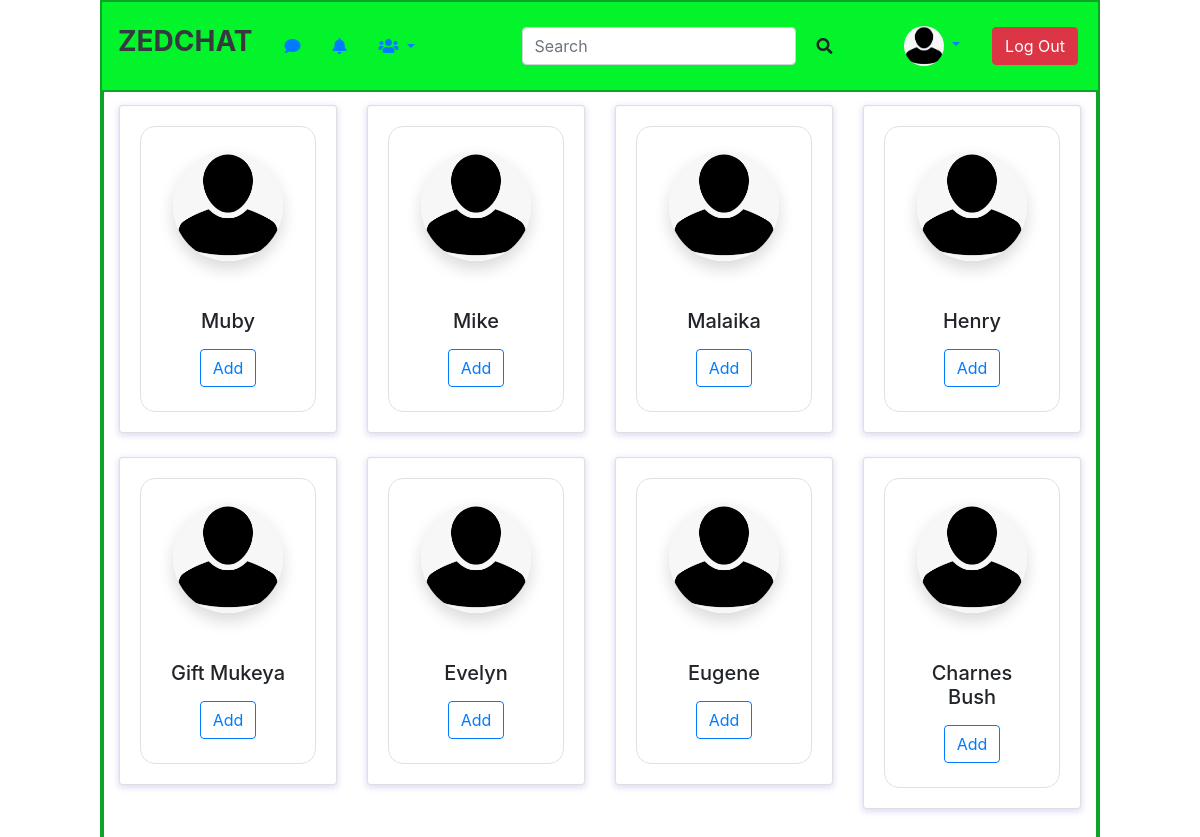
The page /Friends (signed in) on the database as committed earlier.
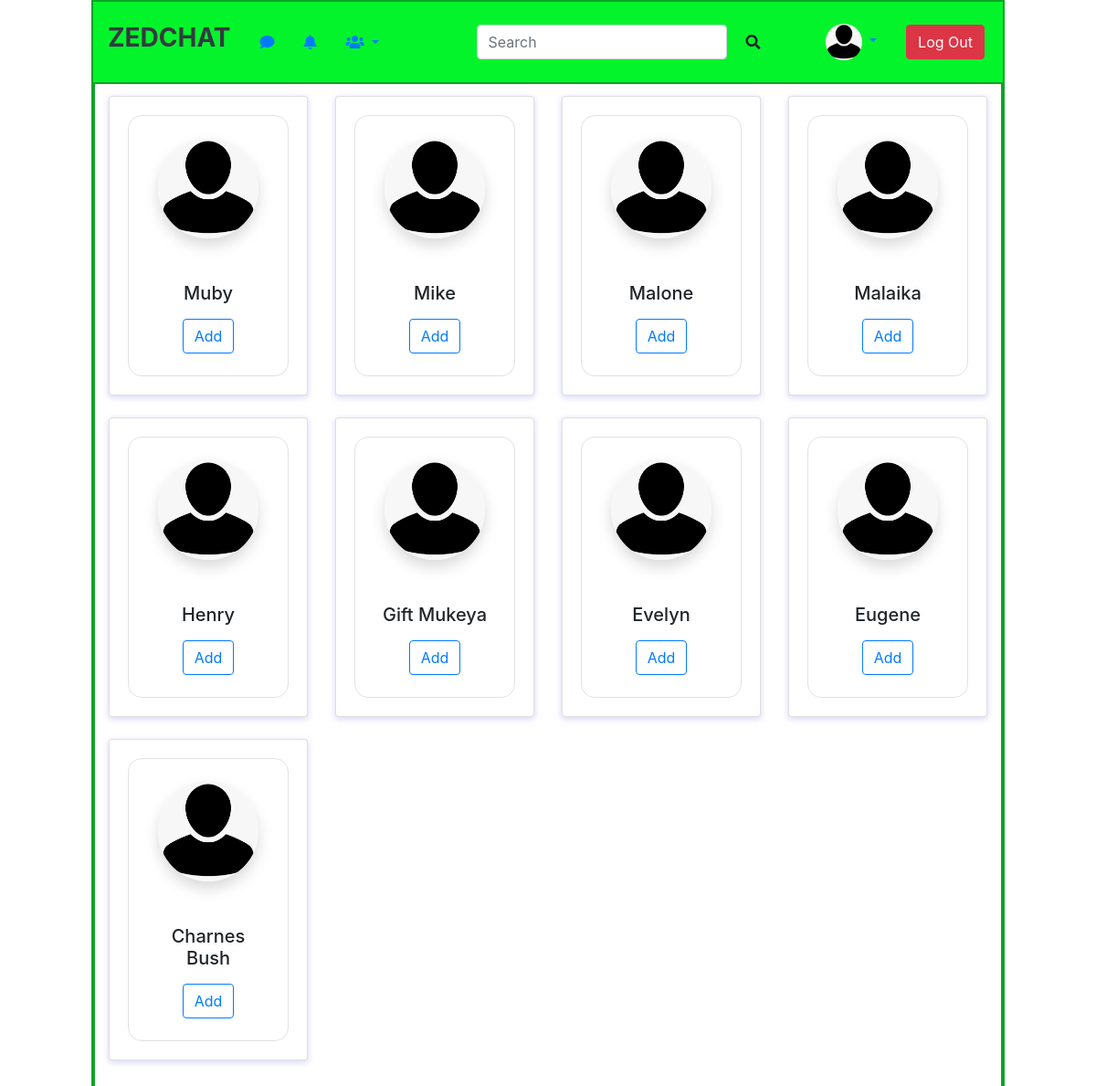
The same page on the database as committed later.
### tables this page shows
CREATE TABLE "Users" ("Id" INTEGER PRIMARY KEY AUTOINCREMENT UNIQUE, "Name"	TEXT, "Bio"	TEXT, "Email" TEXT UNIQUE, "password" TEXT);

### app.py (the view)
@app.route("/Friends")
@login_required
def friendspage():
    all_users = db.get_all_users_alphabetically()
    return render_template('friends.html', title = "Friends", all_users= all_users)

### app.py (called while the page is built)
@login_manager.user_loader
def load_user(user_id):
    return User.get(user_id)

    @classmethod
    def get(cls,id):
       return User(id)

### database.py (called while the page is built)
    def execute_return_query(self, query_text, *parameters):
      conn = sqlite3.connect(self.filename)
      cur = conn.cursor()
      cur.execute(query_text, parameters)
      column_names = []
      for column in cur.description:
       column_names.append(column[0])
      rows = cur.fetchall()
      dicts = []
      for row in rows:
        d = dict(zip(column_names, row))
        dicts.append(d)
        conn.close()
      return dicts

    def get_all_users_alphabetically(self):
        return self.execute_return_query("SELECT * FROM Users ORDER BY Name DESC;")

### templates/friends.html (shortened to what this page needs)
<!DOCTYPE html>
<html>
<head>
    <link rel="stylesheet" href="https://cdn.jsdelivr.net/npm/bootstrap@4.5.3/dist/css/bootstrap.min.css">
	<link rel="stylesheet" href="{{ url_for('static', filename='css/friends.css') }}">
    <link rel="stylesheet" type="text/css" href="{{ url_for('static', filename='css/links.css') }}">
</head>
<body>
    {% extends 'index.html' %}
    {% block content %}
<div class="main">
    <div class="container">
        <div class="row row-cols-1 row-cols-lg-2 row-cols-xl-4">
          {% for user in all_users %}
            <div class="col">
                <div class="card radius-15">
                    <div class="card-body text-center">
                        <div class="p-4 border radius-15">
                            <img src="{{url_for('static', filename='GiftM.jpg')}}" width="110" height="110" class="rounded-circle shadow" alt="">
                            <h5 class="mb-0 mt-5">{{ user['Name'] }}</h5>
                            <div class="d-grid"> <a href="#" class="btn btn-outline-primary radius-15">Add</a>
                            </div>
                        </div>
                    </div>
                </div>
            </div>
            {% endfor %}
        </div>
        </div>
</div>
{% endblock %}

### templates/index.html (shortened to what this page needs)
<!DOCTYPE html>
<html>
<head>
    <link rel="stylesheet" href="{{ url_for('static', filename='css/links.css') }}">
    <link rel="stylesheet" href="https://cdn.jsdelivr.net/npm/bootstrap@4.5.3/dist/css/bootstrap.min.css">
    <link rel="stylesheet" href="https://use.fontawesome.com/releases/v5.8.1/css/all.css">
</head>
<body>
    <div class="main">
        <nav class="navbar navbar-expand-lg">
            <a class="navbar-brand text-dark" href="{{url_for('homepage')}}"><h3 class="font-weight-bold">ZEDCHAT</h3></a>
            <div class="collapse navbar-collapse" id="navbarSupportedContent">
              <ul class="navbar-nav mr-auto">
                <li class="nav-item p-2">
                  <a class="nav-link" href="{{url_for('chatpage')}}"><i class="fas fa-comment"></i></a>
                </li>
                <li class="nav-item p-2">
                  <a class="nav-link" href="{{url_for('chatpage')}}"><i class="fas fa-bell"></i></a>
                </li>
                <li class="nav-item dropdown p-2">
                  <a class="nav-link dropdown-toggle" href="#" id="navbarDropdown" role="button" data-toggle="dropdown" aria-haspopup="true" aria-expanded="false">
                    <i class="fas fa-users"></i>
                  </a>
                </li>
              </ul>
              <form class="form-inline my-2 my-lg-0" action="/search" method="POST">
                <input class="form-control mr-sm-2" type="search" placeholder="Search" aria-label="Search" name="search_input">
                <button class="btn my-2 my-sm-0" type="submit"><i class="fas fa-search"></i></button>
              </form>
              <div class="usericon online nav-item dropdown">
                <div class="navbar-item nav-item dropdown">
                        <a class="nav-link dropdown-toggle" href="#" id="navbarDropdown" role="button" data-toggle="dropdown" aria-haspopup="true" aria-expanded="false">
                            <img src="{{url_for('static', filename='GiftM.jpg')}}" alt="Generic placeholder image">
                        </a>
                </div>
            </div>
              <a href="{{url_for('logout')}}">
                <button class="btn btn-danger my-2 my-sm-0 m-1" type="submit">Log Out</button>
              </a>
            </div>
          </nav>
        {% block content %}
        {% endblock %}
</body>
</html>

### static/css/friends.css (style rules this page uses)
body { background-color: #f7f7ff; margin-top:20px; }
.radius-15 { border-radius: 15px; }
.card { position: relative; display: flex; flex-direction: column; min-width: 0; word-wrap: break-word; background-color: #fff; background-clip: border-box; border: 0px solid rgba(0, 0, 0, 0); border-radius: .25rem; margin-bottom: 1.5rem; box-shadow: 0 2px 6px 0 rgb(218 218 253 / 65%), 0 2px 6px 0 rgb(206 206 238 / 54%); }

### static/css/links.css (style rules this page uses)
* { margin: 0; padding: 0; box-sizing: border-box; }
body { background: none; }
.main { position: relative; width: 100%; max-width: 1000px; min-height: 1000px; margin-right: auto; margin-left: auto; border: 2px solid #0ea327; }
nav { background: rgb(4, 244, 44); }
.navbar-item { flex-grow: 0; flex-shrink: 0; }
.navbar-item, .navbar-link { color: #4a4a4a; display: block; line-height: 1.5; padding: 0.5rem 0.75rem; position: relative; }
.usericon a img { width: 40px; border-radius: 50%; cursor: pointer; }
.usericon { margin-left: 30px; }
.online { position: relative; }
.container { display: flex; justify-content: space-between; padding: 13px 5%; width: 100%; }
::placeholder { color: black; }

Rows that differ between the two databases and show on the page:
added Users: Name "Malone"
